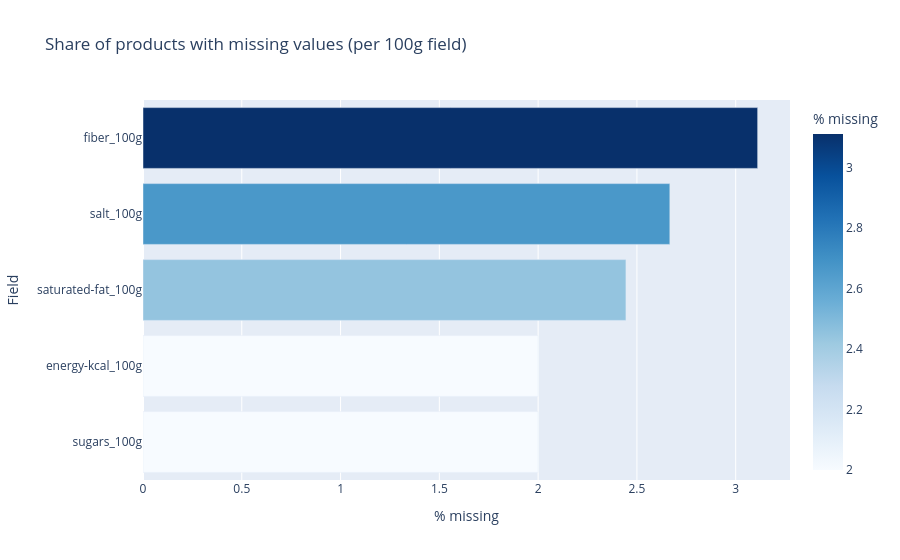
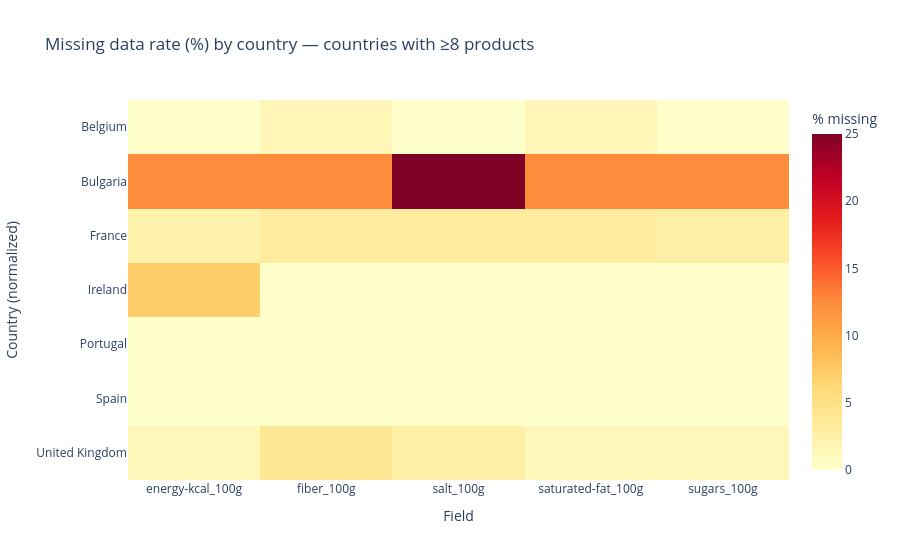

These figures' notebook cell, in order:
### Markdown cell above
### **Question 3**
Which nutritional fields (e.g., fiber, sodium, saturated fat, energy) are most frequently missing across products in this category, and does data completeness vary by country of origin?

The first bar chart looks at the whole dataset and, for each nutrient column (sugar, fiber, salt, saturated fat, energy per 100 g), shows what share of products has a blank value. Longer bars mean that field is missing more often, so you see which numbers are least complete overall. The heatmap uses normalized country names (so different spellings and codes for the same country are grouped together) and colors how often each field is missing inside each country. Only countries with enough products are included so one-off rows do not define a whole country. Darker cells mean more gaps for that country and that field, which supports comparing data completeness by place as well as which fields are weakest overall.

### Code cell
# --- Q3: Missing nutritional fields; completeness by normalized country ---
MISSING_COLS = NUM_COLS
overall_pct = (
    pd.DataFrame(
        {
            "field": MISSING_COLS,
            "pct_missing": [100 * df[c].isna().mean() for c in MISSING_COLS],
        }
    )
    .sort_values("pct_missing", ascending=True)
)

fig_miss = px.bar(
    overall_pct,
    x="pct_missing",
    y="field",
    orientation="h",
    title="Share of products with missing values (per 100g field)",
    labels={"pct_missing": "% missing", "field": "Field"},
    color="pct_missing",
    color_continuous_scale="Blues",
)
fig_miss.update_layout(showlegend=False)
fig_miss.show()

MIN_PER_COUNTRY = 8
counts = df["country_norm"].value_counts()
keep_countries = counts[counts >= MIN_PER_COUNTRY].index.tolist()
df_ct = df[df["country_norm"].isin(keep_countries)].copy()

miss_by = []
for country in sorted(df_ct["country_norm"].unique()):
    sub = df_ct[df_ct["country_norm"] == country]
    for col in MISSING_COLS:
        miss_by.append(
            {
                "country_norm": country,
                "field": col,
                "pct_missing": 100 * sub[col].isna().mean(),
                "n": len(sub),
            }
        )
heat_df = pd.DataFrame(miss_by)

fig_heat = px.imshow(
    heat_df.pivot(index="country_norm", columns="field", values="pct_missing"),
    labels=dict(x="Field", y="Country (normalized)", color="% missing"),
    title=(
        f"Missing data rate (%) by country — countries with ≥{MIN_PER_COUNTRY} products"
    ),
    color_continuous_scale="YlOrRd",
    aspect="auto",
)
fig_heat.update_layout(xaxis={"side": "bottom"})
fig_heat.show()

### Figure 1 — Plotly figure (JSON) as saved in the notebook; plotly's stock layout.template omitted (floating-point values rounded to 4 significant figures)
{"data": [{"hovertemplate": "% missing=%{marker.color}<br>Field=%{y}<extra></extra>", "legendgroup": "", "marker": {"color": [2.0, 2.0, 2.444, 2.667, 3.111], "coloraxis": "coloraxis", "pattern": {"shape": ""}}, "name": "", "orientation": "h", "showlegend": false, "textposition": "auto", "type": "bar", "x": [2.0, 2.0, 2.444, 2.667, 3.111], "xaxis": "x", "y": ["sugars_100g", "energy-kcal_100g", "saturated-fat_100g", "salt_100g", "fiber_100g"], "yaxis": "y"}], "layout": {"barmode": "relative", "coloraxis": {"colorbar": {"title": {"text": "% missing"}}, "colorscale": [[0, "rgb(247,251,255)"], [0.125, "rgb(222,235,247)"], [0.25, "rgb(198,219,239)"], [0.375, "rgb(158,202,225)"], [0.5, "rgb(107,174,214)"], [0.625, "rgb(66,146,198)"], [0.75, "rgb(33,113,181)"], [0.875, "rgb(8,81,156)"], [1, "rgb(8,48,107)"]]}, "legend": {"tracegroupgap": 0}, "showlegend": false, "title": {"text": "Share of products with missing values (per 100g field)"}, "xaxis": {"anchor": "y", "domain": [0, 1], "title": {"text": "% missing"}}, "yaxis": {"anchor": "x", "domain": [0, 1], "title": {"text": "Field"}}}}

### Figure 2 — Plotly figure (JSON) as saved in the notebook; plotly's stock layout.template omitted (floating-point values rounded to 4 significant figures)
{"data": [{"coloraxis": "coloraxis", "hovertemplate": "Field: %{x}<br>Country (normalized): %{y}<br>% missing: %{z}<extra></extra>", "name": "0", "type": "heatmap", "x": ["energy-kcal_100g", "fiber_100g", "salt_100g", "saturated-fat_100g", "sugars_100g"], "xaxis": "x", "y": ["Belgium", "Bulgaria", "France", "Ireland", "Portugal", "Spain", "United Kingdom"], "yaxis": "y", "z": [[0.0, 1.515, 0.0, 1.515, 0.0], [12.5, 12.5, 25.0, 12.5, 12.5], [2.315, 3.241, 3.241, 3.241, 2.778], [7.143, 0.0, 0.0, 0.0, 0.0], [0.0, 0.0, 0.0, 0.0, 0.0], [0.0, 0.0, 0.0, 0.0, 0.0], [1.316, 3.947, 2.632, 1.316, 1.316]]}], "layout": {"coloraxis": {"colorbar": {"title": {"text": "% missing"}}, "colorscale": [[0, "rgb(255,255,204)"], [0.125, "rgb(255,237,160)"], [0.25, "rgb(254,217,118)"], [0.375, "rgb(254,178,76)"], [0.5, "rgb(253,141,60)"], [0.625, "rgb(252,78,42)"], [0.75, "rgb(227,26,28)"], [0.875, "rgb(189,0,38)"], [1, "rgb(128,0,38)"]]}, "title": {"text": "Missing data rate (%) by country — countries with ≥8 products"}, "xaxis": {"anchor": "y", "domain": [0, 1], "side": "bottom", "title": {"text": "Field"}}, "yaxis": {"anchor": "x", "autorange": "reversed", "domain": [0, 1], "title": {"text": "Country (normalized)"}}}}
